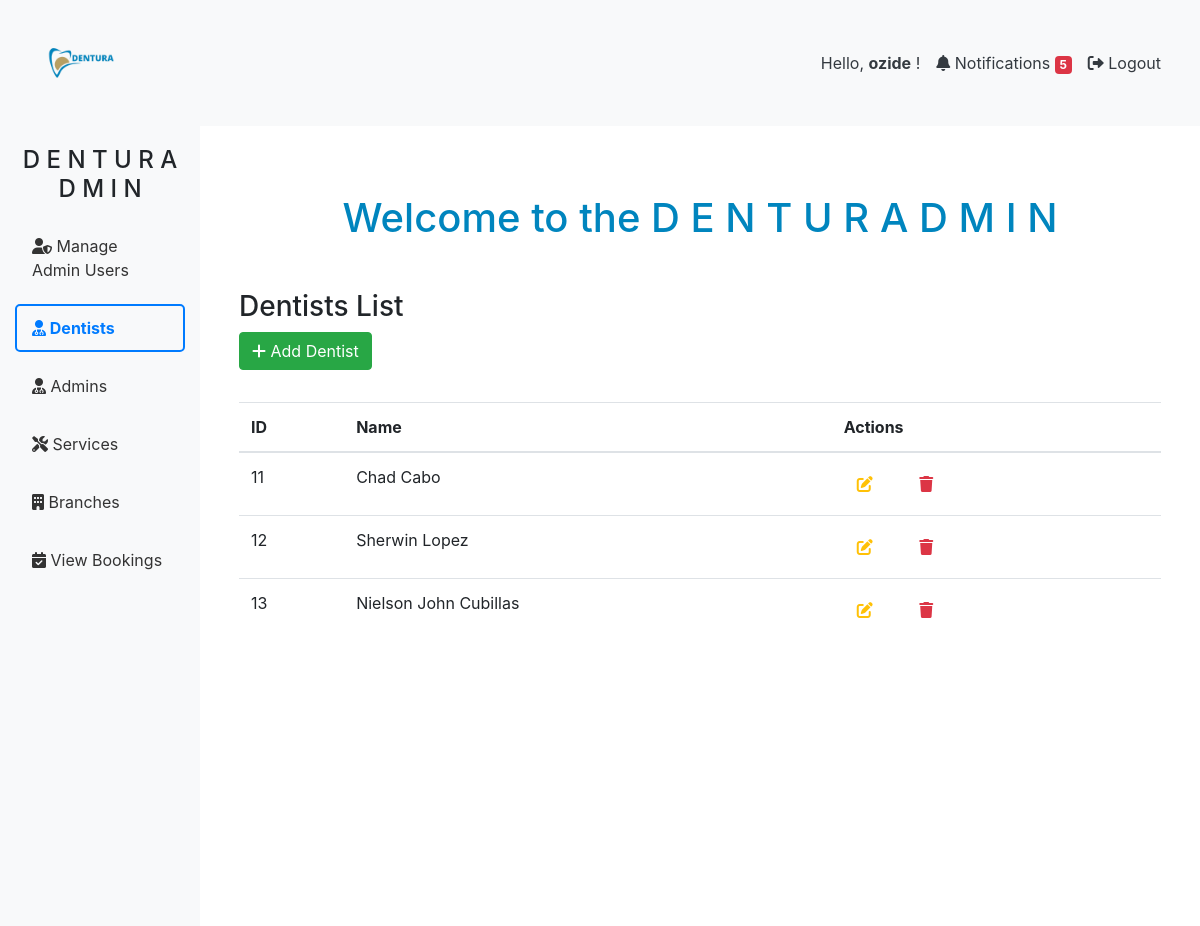
/admin/php/admin_dashboard.php?section=dentists (signed in), run on the app's committed database.
### tables this page shows
CREATE TABLE `dentists` (
  `id` int(11) NOT NULL,
  `name` varchar(100) NOT NULL,
  `position` varchar(255) DEFAULT NULL,
  `photo` varchar(5000) DEFAULT NULL,
  `fb_link` varchar(255) DEFAULT NULL,
  `ig_link` varchar(255) DEFAULT NULL
);

### admin/php/manage-dentists.php (called while the page is built, shortened)
<?php
$servername = "localhost";
$username = "root";
$password = "";
$dbname = "dentura";
$conn = new mysqli($servername, $username, $password, $dbname);
$result = $conn->query("SELECT * FROM dentists");
$dentists = [];
if ($result->num_rows > 0) {
    while ($row = $result->fetch_assoc()) {
        $dentists[] = $row;
    }
}
?>

### admin/php/admin_dashboard.php (the view, shortened to what this page needs)
<?php
$activeSection = 'users';
if (isset($_GET['section'])) {
    $activeSection = $_GET['section'];
}
include 'manage-dentists.php';
?>
<!DOCTYPE html>
<html lang="en">
<head>
    <link rel="stylesheet" href="https://stackpath.bootstrapcdn.com/bootstrap/4.5.2/css/bootstrap.min.css">
    <link rel="stylesheet" href="https://cdnjs.cloudflare.com/ajax/libs/font-awesome/6.0.0-beta3/css/all.min.css">
    <link rel="stylesheet" href="/admin/css/admin_dashboard.css">
    <link rel="stylesheet" href="https://cdnjs.cloudflare.com/ajax/libs/sweetalert/1.1.3/sweetalert.min.css">
</head>
<body>
<?php
$conn = new mysqli("localhost", "root", "", "dentura");
$result = $conn->query("SELECT COUNT(*) as newBookings FROM bookings WHERE status = 'Pending'");
$newBookings = 0;
if ($result->num_rows > 0) {
    $row = $result->fetch_assoc();
    $newBookings = $row['newBookings'];
}
?>
<nav class="navbar navbar-expand-lg navbar-light bg-light">
    <div class="container-fluid">
        <a class="navbar-brand" href="#">
            <img src="/assets/images/DENTURA.png" alt="DenturAdmin Logo" style="height: 100px;">
        </a>
        <div class="collapse navbar-collapse" id="navbarNav">
            <ul class="navbar-nav ml-auto">
                <li class="nav-item">
                    <span class="nav-link text-dark">Hello, <b><?php echo htmlspecialchars($_SESSION['username']); ?></b> !</span>
                </li>
                <li class="nav-item">
                    <a class="nav-link text-dark" href="#" id="notification-btn">
                        <i class="fas fa-bell"></i> Notifications
                        <?php if ($newBookings > 0): ?>
                            <span class="badge badge-danger"><?php echo $newBookings; ?></span>
                        <?php endif; ?>
                    </a>
                </li>
                <li class="nav-item">
                    <a href="logout.php" class="nav-link text-dark">
                        <i class="fas fa-sign-out-alt"></i> Logout
                    </a>
                </li>
            </ul>
        </div>
    </div>
</nav>
<div class="container-fluid">
    <div class="row">
        <nav class="col-md-2 d-none d-md-block bg-light sidebar">
            <div class="sidebar-sticky">
                <h4 class="text-center">D E N T U R A D M I N</h4>
                <ul class="nav flex-column">
                    <li class="nav-item">
                        <a class="nav-link <?php echo ($activeSection === 'users') ? 'active' : ''; ?>" href="?section=users" onclick="showUsers()">
                            <i class="fas fa-user-shield"></i> Manage Admin Users
                        </a>
                    </li>
                    <li class="nav-item">
                        <a class="nav-link <?php echo ($activeSection === 'dentists') ? 'active' : ''; ?>" href="?section=dentists" onclick="showDentists()">
                            <i class="fas fa-user-md"></i> Dentists
                        </a>
                    </li>
                    <li class="nav-item">
                        <a class="nav-link " href="manage_admin.php">
                            <i class="fas fa-user-md"></i> Admins
                        </a>
                    </li>
                    <li class="nav-item">
                        <a class="nav-link <?php echo ($activeSection === 'services') ? 'active' : ''; ?>" href="?section=services" onclick="showServices()">
                            <i class="fas fa-tools"></i> Services
                        </a>
                    </li>
                    <li class="nav-item">
                        <a class="nav-link <?php echo ($activeSection === 'branches') ? 'active' : ''; ?>" href="?section=branches" onclick="showBranches()">
                            <i class="fas fa-building"></i> Branches
                        </a>
                    </li>
                    <li class="nav-item">
                        <a class="nav-link <?php echo ($activeSection === 'bookings') ? 'active' : ''; ?>" href="?section=bookings" onclick="showBookings()">
                            <i class="fas fa-calendar-check"></i> View Bookings
                        </a>
                    </li>
                </ul>
            </div>
        </nav>
        <main role="main" class="col-md-9 ml-sm-auto col-lg-10 px-4">
            <h1 class="text-center mt-5 dashboard-header">Welcome to the D E N T U R A D M I N</h1>
<div class="container mt-5">
    <?php if ($activeSection === 'dentists') : ?>
        <h3>Dentists List</h3>
        <button class="btn btn-success mb-3" data-toggle="modal" data-target="#addDentistModal">
            <i class="fas fa-plus"></i> Add Dentist
        </button>
        <table class="table mt-3">
            <thead>
                <tr>
                    <th>ID</th>
                    <th>Name</th>
                    <th>Actions</th>
                </tr>
            </thead>
            <tbody>
                <?php if (!empty($dentists)) : ?>
                    <?php foreach ($dentists as $dentist) : ?>
                        <tr>
                            <td><?php echo htmlspecialchars($dentist['id']); ?></td>
                            <td><?php echo htmlspecialchars($dentist['name']); ?></td>
                            <td>
                                <button class="btn text-warning mr-3" onclick="editDentist(<?php echo $dentist['id']; ?>, '<?php echo htmlspecialchars($dentist['name']); ?>')">
                                    <i class="fas fa-edit"></i>
                                </button>
                                <button class="btn text-danger" onclick="deleteDentist(<?php echo $dentist['id']; ?>)">
                                    <i class="fas fa-trash"></i>
                                </button>
                            </td>
                        </tr>
                    <?php endforeach; ?>
                <?php else : ?>
                    <tr>
                        <td colspan="3" class="text-center">No dentists available.</td>
                    </tr>
                <?php endif; ?>
            </tbody>
        </table>
    <?php endif; ?>
</div>
        </main>
    </div>
</div>
</body>
</html>

### admin/css/admin_dashboard.css (style rules this page uses)
.sidebar { height: 100vh; padding-top: 20px; }
.sidebar .nav-item { margin-top: 10px; }
.sidebar .nav-link { color: #333; padding: 10px 15px; border: 2px solid transparent; border-radius: 5px; position: relative; overflow: hidden; transition: all 0.3s; }
.sidebar .nav-link:before { content: ""; position: absolute; top: 0; left: 0; right: 0; bottom: 0; border: 2px solid #007bff; border-radius: 5px; opacity: 0; transition: opacity 0.3s; z-index: 0; }
.sidebar .nav-link.active { font-weight: bold; color: #007bff; background-color: #f8f9fa; border-color: #007bff; }
main { padding: 20px; }
.dashboard-header { color: #0085be; }

### data on the page
dentists: id "11", name "Chad Cabo"
dentists: id "12", name "Sherwin Lopez"
dentists: id "13", name "Nielson John Cubillas"

### other printed values
$_SESSION['username'] "ozide"
$newBookings "5"
